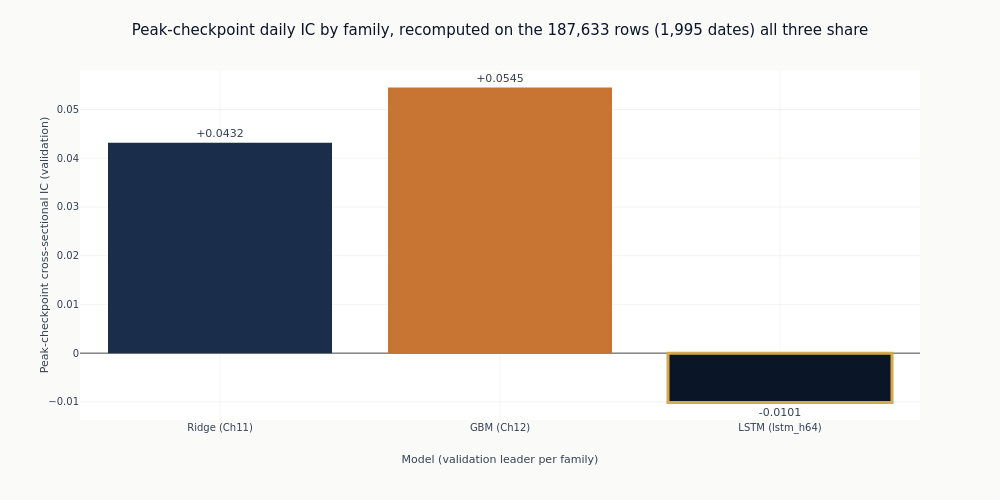

The cell this chart's notebook holds for it:
### Markdown cell above
## 7. Against the flat-feature baselines

The peak checkpoint against the linear and gradient-boosting leaders. This is the comparison the
notebook exists to make: whether reading the history as a sequence adds anything over handing
the same history to a model as columns.

The comparison only means anything if the three numbers describe the same rows, and section 2
explained why that is not guaranteed. Matching date counts would not be enough: sequence
eligibility drops the warm-up rows a flat model keeps, so the same date can carry a different
cross-section in each family, and each family's stored IC is computed over its own sample.

So the stored numbers are not what the chart plots. The three prediction sets are intersected
on their exact `(symbol, timestamp)` keys and the daily rank IC is recomputed on the rows all
three share. That is a different and smaller sample than any family's own, which is the point:
it is the only sample on which the three are one comparison rather than three.

### Code cell
_missing = [name for name, phash in baseline_hashes.items() if not phash]
if _missing:
    raise RuntimeError(
        f"no prediction_hash registered for {_missing}, so their rows cannot be intersected "
        "with this notebook's; re-run the stage that published them"
    )

_frames = {
    name: load_predictions(CASE_STUDY_ID, prediction_hash=phash)
    for name, phash in baseline_hashes.items()
}
_frames[f"LSTM ({CONFIG_NAME})"] = load_predictions(CASE_STUDY_ID, prediction_hash=PEAK_PHASH)
_empty = [name for name, frame in _frames.items() if frame.is_empty()]
if _empty:
    raise RuntimeError(f"no prediction rows on disk for {_empty}; the comparison cannot be made")

COMMON_IC, COMMON_DAYS, COMMON_ROWS = common_sample_daily_ic(_frames)
if not COMMON_IC:
    raise RuntimeError(
        "the three prediction sets share no (symbol, timestamp) rows, so there is no sample "
        "on which they can be compared"
    )
print(
    f"Common sample: {COMMON_ROWS:,} rows on {COMMON_DAYS:,} dates "
    f"(each family's own full-coverage count was {FULL_DAYS:.0f})"
)
for _name, _ic in COMMON_IC.items():
    print(f"  {_name}: IC={_ic:+.4f} on the shared rows")

_labels = ["Ridge (Ch11)", "GBM (Ch12)", f"LSTM ({CONFIG_NAME})"]
_vals = [COMMON_IC[name] for name in _labels]
fig_cmp = go.Figure(
    go.Bar(
        x=_labels,
        y=_vals,
        marker=dict(
            color=[COLORS["slate"], COLORS["copper"], COLORS["blue"]],
            line=dict(color=COLORS["amber"], width=[0, 0, 3]),
        ),
        text=[f"{value:+.4f}" for value in _vals],
        textposition="outside",
        cliponaxis=False,
        showlegend=False,
    )
)
fig_cmp.update_layout(
    title=(
        f"Peak-checkpoint daily IC by family, recomputed on the {COMMON_ROWS:,} rows "
        f"({COMMON_DAYS:,} dates) all three share"
    ),
    height=500,
    width=1000,
    margin=dict(t=70),
    title_font=dict(size=15),
)
fig_cmp.update_xaxes(title_text="Model (validation leader per family)")
fig_cmp.update_yaxes(title_text="Peak-checkpoint cross-sectional IC (validation)")
fig_cmp.show()

### Figure 1 — Plotly figure (JSON) as saved in the notebook; plotly's stock layout.template omitted (floating-point values rounded to 4 significant figures)
{"data": [{"cliponaxis": false, "marker": {"color": ["#1a2d4a", "#C87533", "#0a1628"], "line": {"color": "#D4A84B", "width": [0, 0, 3]}}, "showlegend": false, "text": ["+0.0432", "+0.0545", "-0.0101"], "textposition": "outside", "type": "bar", "x": ["Ridge (Ch11)", "GBM (Ch12)", "LSTM (lstm_h64)"], "y": [0.0432, 0.05452, -0.01013]}], "layout": {"height": 500, "margin": {"t": 70}, "title": {"font": {"size": 15}, "text": "Peak-checkpoint daily IC by family, recomputed on the 187,633 rows (1,995 dates) all three share"}, "width": 1000, "xaxis": {"title": {"text": "Model (validation leader per family)"}}, "yaxis": {"title": {"text": "Peak-checkpoint cross-sectional IC (validation)"}}}}
